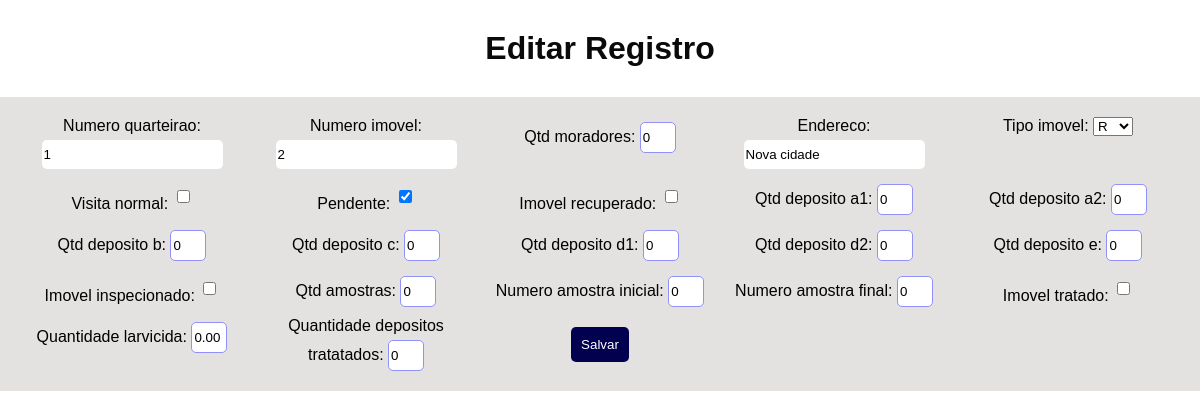
The app's page /editar/4/ (signed in) with its own data.
### coleta_dados/models.py (models this page shows, shortened)
class DadosColetados(models.Model):
    usuario = models.ForeignKey(User, on_delete=models.CASCADE)
    numero_quarteirao = models.CharField(max_length=100)
    numero_imovel = models.CharField(max_length=100)
    qtd_moradores = models.IntegerField(null=True, blank=True, default=0)
    endereco = models.CharField(max_length=255)
    tipo_imovel = models.CharField(
        max_length=2,
        choices=[
            ('R', 'R'),
            ('C', 'C'),
            ('TB', 'TB'),
            ('PE', 'PE'),
            ('O', 'O')
        ],
        default='R'
    )
    data_cadastro = models.DateField(auto_now_add=True)
    visita_normal = models.BooleanField(default=False)
    pendente = models.BooleanField(default=False)
    imovel_recuperado = models.BooleanField(default=False)
    qtd_deposito_a1 = models.IntegerField(null=True, blank=True, default=0)
    qtd_deposito_a2 = models.IntegerField(null=True, blank=True, default=0)
    qtd_deposito_b = models.IntegerField(null=True, blank=True, default=0)
    qtd_deposito_c = models.IntegerField(null=True, blank=True, default=0)
    qtd_deposito_d1 = models.IntegerField(null=True, blank=True, default=0)
    qtd_deposito_d2 = models.IntegerField(null=True, blank=True, default=0)  # Corrigido
    qtd_deposito_e = models.IntegerField(null=True, blank=True, default=0)
    imovel_inspecionado = models.BooleanField(default=False)
    qtd_amostras = models.IntegerField(null=True, blank=True, default=0)
    numero_amostra_inicial = models.IntegerField(null=True, blank=True, default=0)
    numero_amostra_final = models.IntegerField(null=True, blank=True, default=0)
    imovel_tratado = models.BooleanField(default=False)
    quantidade_larvicida = models.DecimalField(max_digits=10, decimal_places=2, null=True, blank=True, default=0)
    quantidade_depositos_tratatados = models.IntegerField(null=True, blank=True, default=0)

### coleta_dados/views.py (the view)
# urls.py: path('editar/<int:pk>/', views.editar_dados, name='editar_dados'),
@login_required
def editar_dados(request, pk):
    dados = get_object_or_404(DadosColetados, pk=pk)
    if request.method == "POST":
        form = DadosColetadosForm(request.POST, instance=dados)
        if form.is_valid():
            form.save()
            return redirect('listar_dados')  # Redireciona para a lista de dados após salvar
    else:
        form = DadosColetadosForm(instance=dados)
    return render(request, 'coleta_dados/editar_dados.html', {'form': form})
    pass

### coleta_dados/forms.py (shortened to what this page needs)
class DadosColetadosForm(forms.ModelForm):
    class Meta:
        model = DadosColetados
        fields = (
            'numero_quarteirao',
            'numero_imovel',
            'qtd_moradores',
            'endereco',
            'tipo_imovel',
            'visita_normal',
            'pendente',
            'imovel_recuperado',
            'qtd_deposito_a1',
            'qtd_deposito_a2',
            'qtd_deposito_b',
            'qtd_deposito_c',
            'qtd_deposito_d1',
            'qtd_deposito_d2',
            'qtd_deposito_e',
            'imovel_inspecionado',
            'qtd_amostras',
            'numero_amostra_inicial',
            'numero_amostra_final',
            'imovel_tratado',
            'quantidade_larvicida',
            'quantidade_depositos_tratatados',
        )

### coleta_dados/templates/coleta_dados/editar_dados.html (shortened to what this page needs)
<!DOCTYPE html>
<html lang="en">
<head>
    {% load static %}
    <link rel="stylesheet" href="{% static 'css/styles.css' %}">
</head>
<body>
    <h1>Editar Registro</h1>
    <form method="post">
        {{ form.as_p }}
        <button type="submit">Salvar</button>
    </form>
</body>
</html>

### static/css/styles.css (style rules this page uses)
body { font-family: Arial, sans-serif; margin: 0; padding: 0; box-sizing: border-box; }
h1 { margin-top: 30px; margin-bottom: 30px; color: #0a0a0a; text-align: center; }
form { text-align: center; display: grid; grid-template-columns: repeat(auto-fit, minmax(200px, 1fr)); gap: 10px; margin-bottom: 20px; background-color: rgb(228, 225, 225); padding: 20px; justify-content: center; }
form button { margin: auto; border-radius: 5px; border: none; }
form input { height: 25px; border-radius: 5px; border: none; padding: 2px; margin-top: 5px; }
button { background-color: rgb(1, 1, 80); text-decoration: none; padding: 10px; color: #fffefe; width: auto; max-width: 100px; }
input[type="number"] { border: 1px solid rgb(145, 145, 247); padding: 2px; width: 30px; }
p { margin: 0; padding: 0; }

### records on screen
DadosColetados: numero_quarteirao "1", numero_imovel "2", qtd_moradores "0", endereco "Nova cidade", tipo_imovel "R", pendente "☑", qtd_deposito_a1 "0", qtd_deposito_a2 "0", qtd_deposito_b "0", qtd_deposito_c "0", qtd_deposito_d1 "0", qtd_deposito_d2 "0", qtd_deposito_e "0", qtd_amostras "0", numero_amostra_inicial "0", numero_amostra_final "0", quantidade_larvicida "0.00", quantidade_depositos_tratatados "0"
